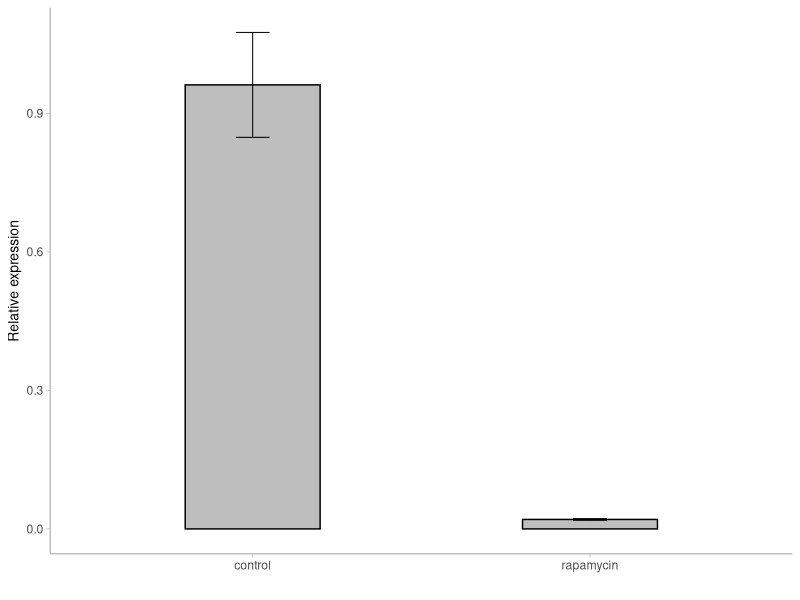

Generate this figure with R:
library(ggplot2)
setwd('~/Downloads')
control = c(1.0792,0.8526,0.9526)
rapamycin = c(0.0208,0.0221,0.0186)
group = c('control','rapamycin')
relative = c(mean(control),mean(rapamycin))
se = c(sd(control),sd(rapamycin))
sheet2 = data.frame(group,relative,se)

ggplot(sheet2,aes(x=factor(group),y=relative))+geom_bar(stat='identity',width=0.4,fill='grey',colour='black')+xlab('')+ylab('Relative expression')+theme_light()+theme(panel.grid.major = element_blank(),panel.grid.minor = element_blank(),axis.title.y=element_text(size=10),panel.border=element_blank(),axis.line=element_line(colour='grey',size=0.5))+geom_errorbar(aes(ymin=relative-se,ymax=relative+se),width=0.1,color='black',size=0.35)


rel = c(1.0792,0.8526,0.9526,0.0208,0.0221,0.0186)
group = factor(rep(c('control','rapamycin'),3))
dt = data.frame(rel,group)
t.test(rel~group,data=dt)
wilcox.test(rel~group,data=dt)